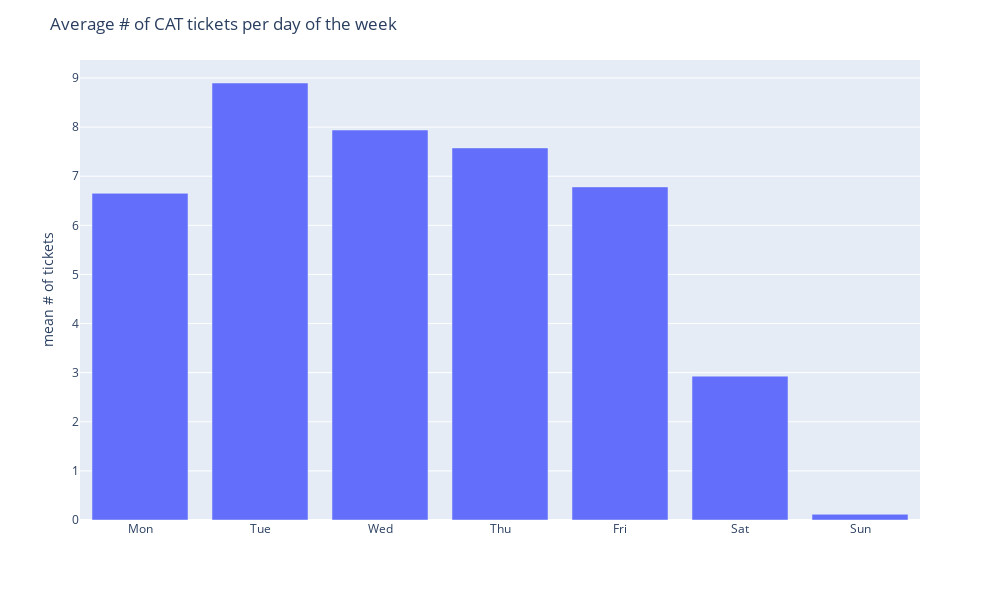

Write notebook code for a chart like this one.
### Code cell
weekdays = ['Mon', 'Tue', 'Wed', 'Thu', 'Fri', 'Sat', 'Sun']
fig = px.bar(df, x=weekdays, y='mean')
fig.update_layout(
    title_text="Average # of CAT tickets per day of the week", height=600, width=1000,
    xaxis_title=None, yaxis_title='mean # of tickets')
fig.show()

### Figure 1 — Plotly figure (JSON) as saved in the notebook; plotly's stock layout.template omitted (floating-point values rounded to 4 significant figures)
{"data": [{"alignmentgroup": "True", "hoverlabel": {"namelength": 0}, "hovertemplate": "x=%{x}<br>mean=%{y}", "legendgroup": "", "marker": {"color": "#636efa"}, "name": "", "offsetgroup": "", "orientation": "v", "showlegend": false, "textposition": "auto", "type": "bar", "x": ["Mon", "Tue", "Wed", "Thu", "Fri", "Sat", "Sun"], "xaxis": "x", "y": [6.652, 8.898, 7.941, 7.576, 6.782, 2.929, 0.1161], "yaxis": "y"}], "layout": {"barmode": "relative", "height": 600, "legend": {"tracegroupgap": 0}, "margin": {"t": 60}, "title": {"text": "Average # of CAT tickets per day of the week"}, "width": 1000, "xaxis": {"anchor": "y", "autorange": true, "domain": [0, 1], "range": [-0.5, 6.5], "title": {}, "type": "category"}, "yaxis": {"anchor": "x", "autorange": true, "domain": [0, 1], "range": [0, 9.367], "title": {"text": "mean # of tickets"}, "type": "linear"}}}
